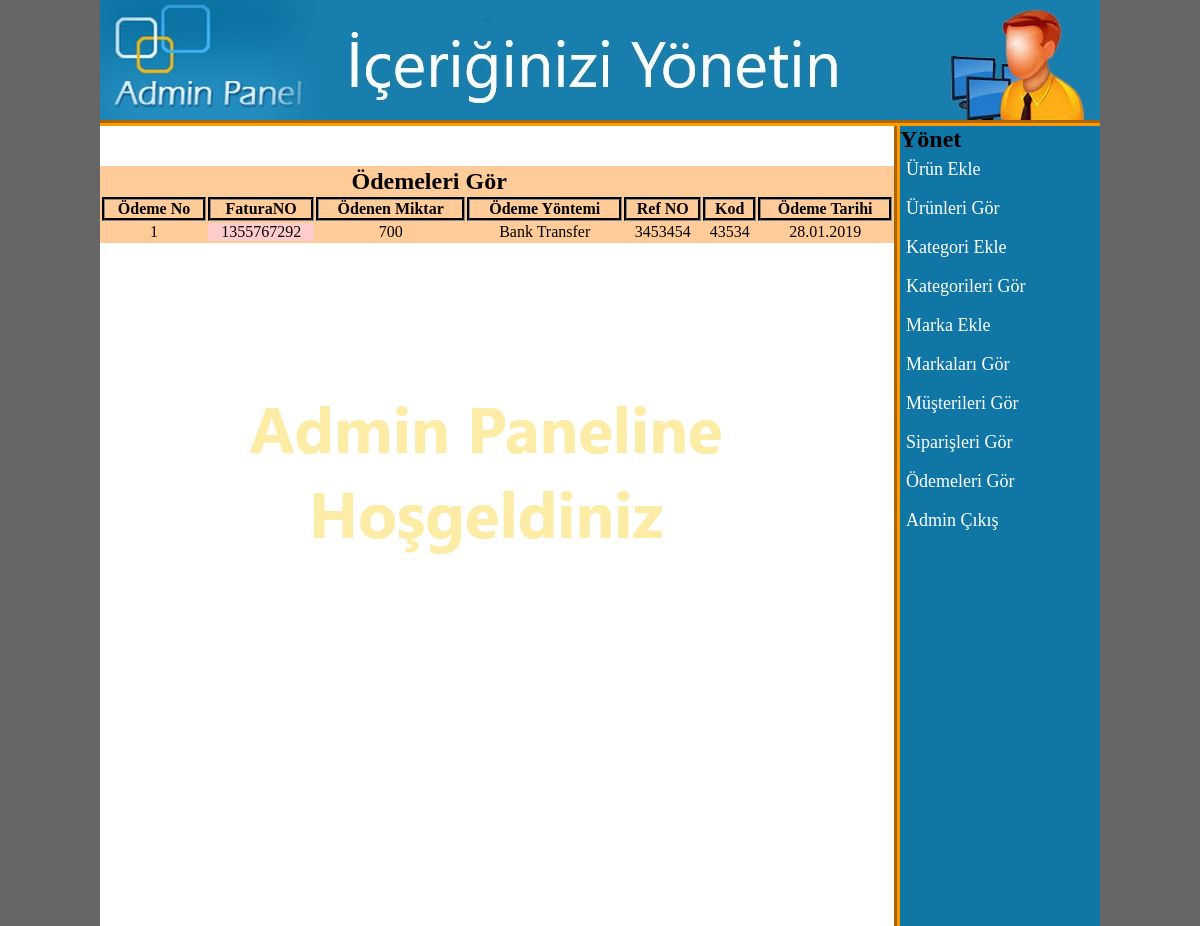
The app's page /carshop/admin_area/index.php?view_payments (signed in) with its own data.
### tables this page shows
CREATE TABLE `payments` (
  `payment_id` int(10) NOT NULL,
  `invoice_no` int(10) NOT NULL,
  `amount` int(10) NOT NULL,
  `payment_mode` mediumtext NOT NULL,
  `ref_no` int(10) NOT NULL,
  `code` int(10) NOT NULL,
  `payment_date` mediumtext NOT NULL
);

### carshop/admin_area/view_payments.php (the view, shortened to what this page needs)
<?php
if(!isset($_SESSION['admin_email']))
{
	echo "<script>window.open('login.php','_self')</script>";
	}
	else {
?>
<!DOCTYPE HTML>
<html>
<head>
</head>
<body>
	<table width="794" align="center" bgcolor="#FFCC99" border="2">
    	<tr align="center">
        	<td colspan="6"><h2>Ödemeleri Gör</h2></td>
        </tr>
        <tr align="center">
        	<th>Ödeme No</th>
            <th>FaturaNO</th>
            <th>Ödenen Miktar</th>
            <th>Ödeme Yöntemi</th>
            <th>Ref NO</th>
            <th>Kod</th>
            <th>Ödeme Tarihi</th>
        </tr>
    	<?php
		include("includes/db.php");
		$get_payments = "select * from payments";
		$run_payments = mysqli_query($con, $get_payments);
		$i=0;
		while($row_payments=mysqli_fetch_array($run_payments)){
			$invoice = $row_payments['invoice_no'];
			$amount = $row_payments['amount'];
			$payment_m = $row_payments['payment_mode'];
			$ref_no = $row_payments['ref_no'];
			$code = $row_payments['code'];
			$date = $row_payments['payment_date'];
			$i++;
		?>
        <tr align="center">
        	<td><?php echo $i; ?></td>
            <td bgcolor="#FFCCCC"><?php echo $invoice; ?></td>
            <td><?php echo $amount; ?></td>
            <td><?php echo $payment_m; ?></td>
            <td><?php echo $ref_no; ?></td>
            <td><?php echo $code; ?></td>
            <td><?php echo $date; ?></td>
        </tr>
        <?php } ?>
    </table>
</body>
</html>
<?php } ?>

### carshop/admin_area/styles/style.css (style rules this page uses)
html, body, div, span, applet, object, iframe, h1, h2, h3, h4, h5, h6, p, blockquote, pre, a, abbr, acronym, address, big, cite, code, del, dfn, em, img, ins, kbd, q, s, samp, small, strike, strong, sub, sup, tt, var, b, u, i, center, dl, dt, dd, ol, ul, li, fieldset, form, label, legend, table, caption, tbody, tfoot, thead, tr, th, td, article, aside, canvas, details, embed, figure, figcaption, footer, header, hgroup, menu, nav, output, ruby, section, summary, time, mark, audio, video { margin: 0; padding: 0; border: 0; vertical-align: baseline; }
body { background:#666; }

### carshop/admin_area/view_payments.php (style rules this page uses)
th,tr { border:3px groove #333; }

### records on screen
payments: invoice_no "1355767292", amount "700", payment_mode "Bank Transfer", ref_no "3453454", code "43534", payment_date "28.01.2019"
